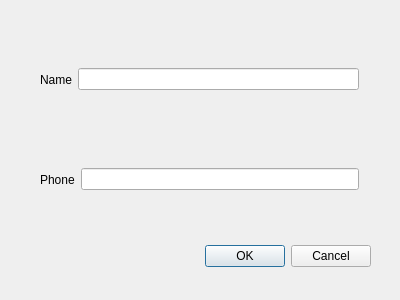
<?xml version="1.0" encoding="UTF-8"?>
<ui version="4.0">
    <class>DialogAddUser</class>
    <widget class="QDialog" name="DialogAddUser">
        <property name="geometry">
            <rect>
                <x>0</x>
                <y>0</y>
                <width>400</width>
                <height>300</height>
            </rect>
        </property>
        <property name="windowTitle">
            <string>Dialog</string>
        </property>
        <widget class="QDialogButtonBox" name="buttonBox">
            <property name="geometry">
                <rect>
                    <x>30</x>
                    <y>240</y>
                    <width>341</width>
                    <height>32</height>
                </rect>
            </property>
            <property name="orientation">
                <enum>Qt::Horizontal</enum>
            </property>
            <property name="standardButtons">
                <set>QDialogButtonBox::Cancel|QDialogButtonBox::Ok</set>
            </property>
        </widget>
        <widget class="QWidget" name="horizontalLayoutWidget_2">
            <property name="geometry">
                <rect>
                    <x>40</x>
                    <y>110</y>
                    <width>319</width>
                    <height>139</height>
                </rect>
            </property>
            <layout class="QHBoxLayout" name="horizontalLayout_2">
                <item>
                    <widget class="QLabel" name="label_2">
                        <property name="text">
                            <string>Phone</string>
                        </property>
                    </widget>
                </item>
                <item>
                    <widget class="QLineEdit" name="d_addphone"/>
                </item>
            </layout>
        </widget>
        <widget class="QWidget" name="layoutWidget">
            <property name="geometry">
                <rect>
                    <x>40</x>
                    <y>10</y>
                    <width>319</width>
                    <height>139</height>
                </rect>
            </property>
            <layout class="QHBoxLayout" name="horizontalLayout">
                <item>
                    <widget class="QLabel" name="label">
                        <property name="text">
                            <string>Name</string>
                        </property>
                    </widget>
                </item>
                <item>
                    <widget class="QLineEdit" name="d_addname"/>
                </item>
            </layout>
        </widget>
    </widget>
    <tabstops>
        <tabstop>d_addname</tabstop>
        <tabstop>d_addphone</tabstop>
        <tabstop>d_addphone</tabstop>
    </tabstops>
    <resources/>
    <connections>
        <connection>
            <sender>buttonBox</sender>
            <signal>accepted()</signal>
            <receiver>DialogAddUser</receiver>
            <slot>accept()</slot>
            <hints>
                <hint type="sourcelabel">
                    <x>248</x>
                    <y>254</y>
                </hint>
                <hint type="destinationlabel">
                    <x>157</x>
                    <y>274</y>
                </hint>
            </hints>
        </connection>
        <connection>
            <sender>buttonBox</sender>
            <signal>rejected()</signal>
            <receiver>DialogAddUser</receiver>
            <slot>reject()</slot>
            <hints>
                <hint type="sourcelabel">
                    <x>316</x>
                    <y>260</y>
                </hint>
                <hint type="destinationlabel">
                    <x>286</x>
                    <y>274</y>
                </hint>
            </hints>
        </connection>
    </connections>
</ui>
